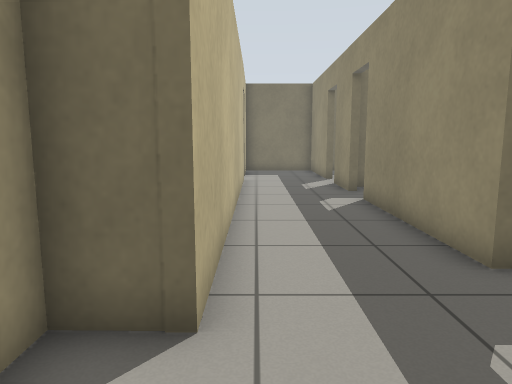
View 1 (above)

16 first-person views from a walk through a Gazebo world. The camera is 0.88 m above the floor, tilts 8° down and sees 70° across. The floor is counted in squares, 0.5 m on a side. Each view is taken from the middle of a square. On the plan, view 1 faces up. The plan holds only what a view shows up to about 17 squares ahead; the rest is blank.

View 2
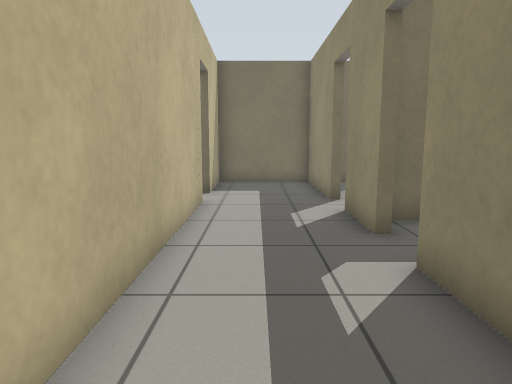

View 3
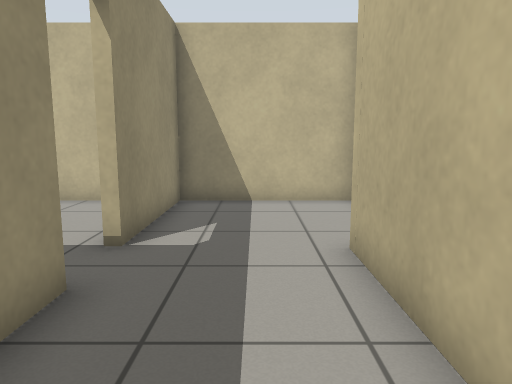

View 4
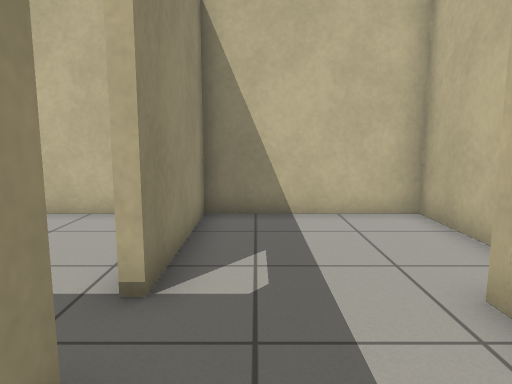

View 5
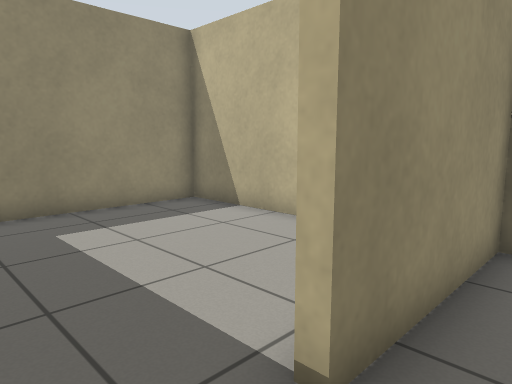

View 6
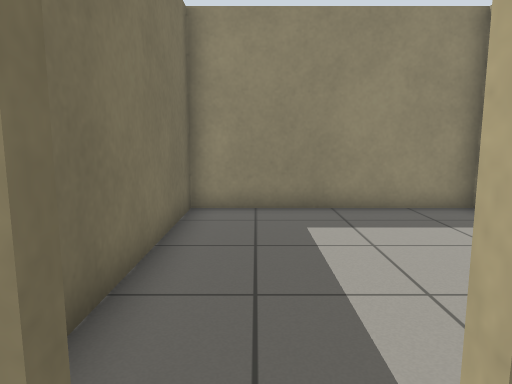

View 7
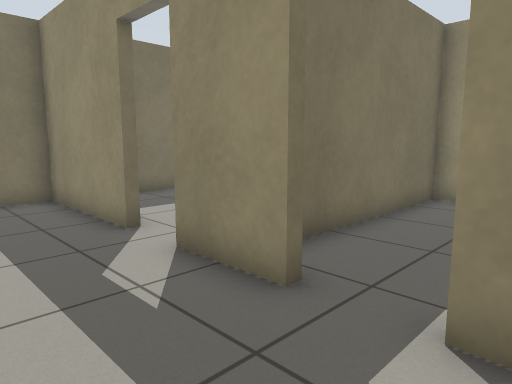

View 8
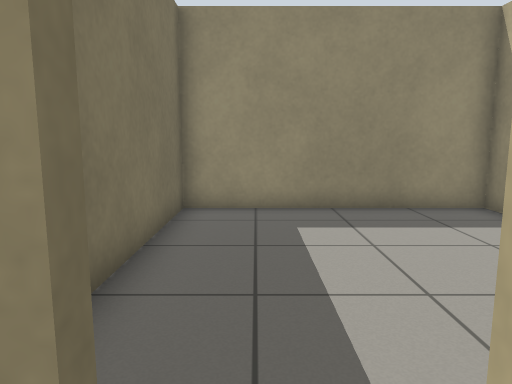

View 9
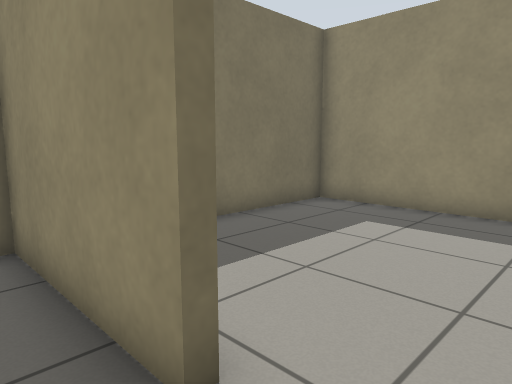

View 10
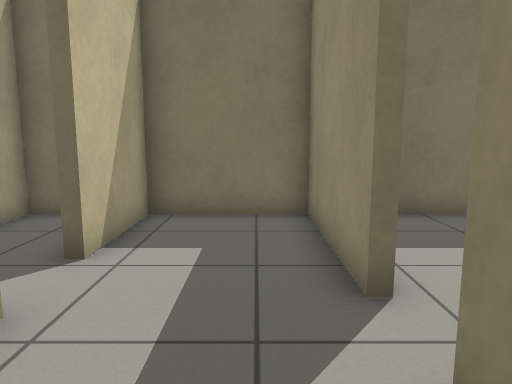

View 11
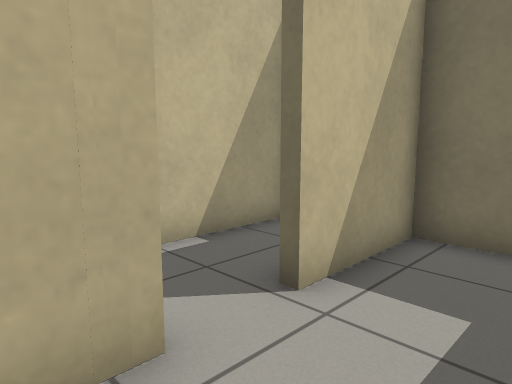

View 12
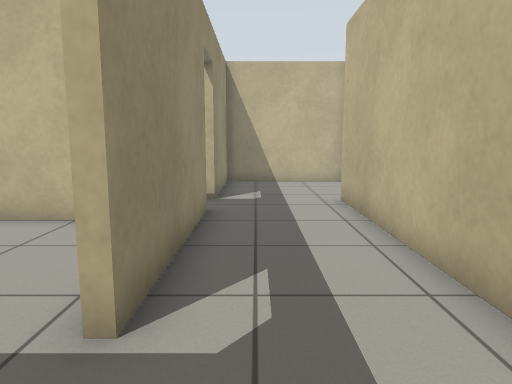

View 13
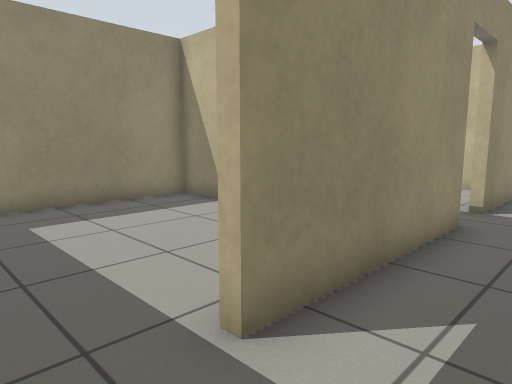

View 14
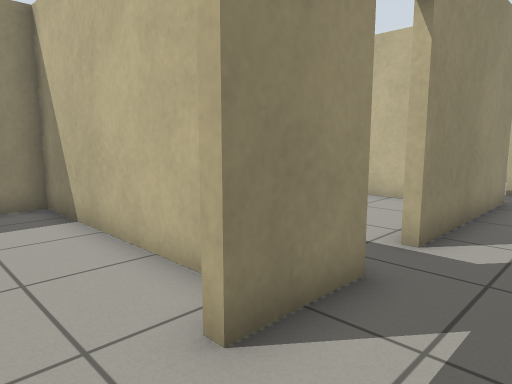

View 15
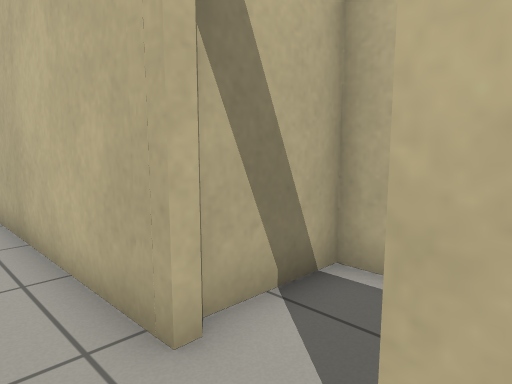

View 16
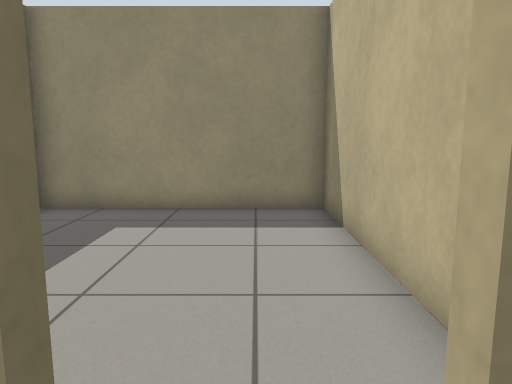

### Floor plan
Points are (right, up) in squares from view 1. A wall is a line through its corners. A room is listed if a view was taken in it or the views show most of it. See-through windows are left out.
Room 1 (views 1, 2, 3, 4, 5, 6, 7, 8, 9, 10, 11, 12, 13, 14, 15, 16)
walls: (3.3, 12.6) (3.3, 15.1); (3.3, 4.7) (3.3, 10.9); (-0.5, 16.5) (-0.5, 3.2) (-2, 3.2) (-2, -1.7) (3.3, -1.7) (3.3, 3.1); (3.3, 16.9) (3.3, 21.6) (-0.5, 21.6) (-0.5, 18.2)
ways out: open door at (3.3, 3.7) to room 2; open door at (3.3, 16.3) to room 3; open door at (3.3, 11.7) to room 4; open door at (-1, 17.5) to room 5
Room 2 (no view inside)
walls: (4.4, -1.7) (11.4, -1.7) (11.4, 5.7) (5, 5.7)
ways out: open door at (3.3, 3.7) to room 1
Room 3 (no view inside)
walls: (4.7, 14.2) (11.4, 14.2) (11.4, 21.6) (4.6, 21.6)
ways out: open door at (3.3, 16.3) to room 1
Room 4 (no view inside)
walls: (9.6, 6) (11.4, 6) (11.4, 13.9) (3.9, 13.9); (5.5, 6) (7.7, 6); (3.3, 10.9) (3.6, 10.9)
ways out: open door at (3.3, 11.7) to room 1
Room 5 (no view inside)
walls: (-2.6, 21.6) (-3.4, 21.6) (-3.4, 16.2) (-1, 16.2)
ways out: open door at (-1, 17.5) to room 1

Where each view was taken, in squares from view 1:
view 1: 0 up, 0 right, facing up
view 2: 6 up, 1 right, facing up
view 3: 9 up, 1 right, facing down
view 4: 7 up, 2 right, facing down
view 5: 5 up, 2 right, facing down-right
view 6: 4 up, 2 right, facing right
view 7: 10 up, 0 right, facing up-right
view 8: 12 up, 2 right, facing right
view 9: 15 up, 2 right, facing up-right
view 10: 13 up, 2 right, facing up
view 11: 15 up, 2 right, facing up-left
view 12: 14 up, 2 right, facing down
view 13: 13 up, 1 right, facing down-right
view 14: 17 up, 1 right, facing down-right
view 15: 19 up, 1 right, facing down-left
view 16: 16 up, 2 right, facing right
